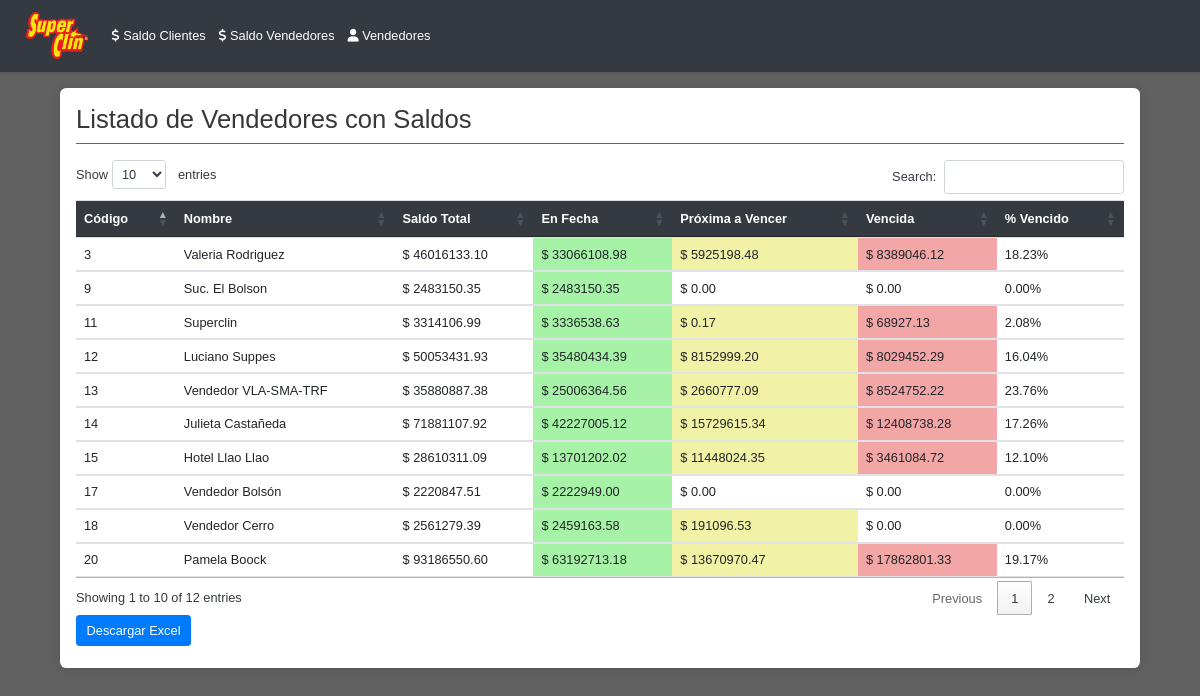
The app's page /vendedores_con_saldos with its own data.
### tables this page shows
CREATE TABLE vendedores (
            SalesEmployeeCode INTEGER PRIMARY KEY,
            SalesEmployeeName TEXT,
            Telephone TEXT,
            Mobile TEXT,
            Email TEXT
        );

### controllers.py (the view)
@routes_blueprint.route('/vendedores_con_saldos')
def vendedores_con_saldos_list():
    vendedores_con_saldos = get_data()[2]
    return render_template('vendedores_con_saldos.html', vendedores=vendedores_con_saldos)

### models.py (called while the page is built)
def obtener_conexion(db_path):
   conn = sqlite3.connect(db_path)
   conn.row_factory = sqlite3.Row
   return conn

### services.py (called while the page is built)
def get_data():
  db_path = Config.DATABASE_PATH
  return obtener_datos(db_path)

### utils.py (called while the page is built)
def format_number(value):
    if value is None:
       return ""
    try:
       return locale.format_string('%.2f', value, grouping=True)
    except ValueError:
        return str(value)

### templates/vendedores_con_saldos.html (shortened to what this page needs)
{% extends 'base.html' %}
{% block content %}
    <h2>Listado de Vendedores con Saldos</h2>
    <table id="vendedores-table" class="table">
        <thead>
            <tr>
                <th>Código</th>
                <th>Nombre</th>
                <th data-type="num-fmt">Saldo Total</th>
                <th data-type="num-fmt">En Fecha</th>
                <th data-type="num-fmt">Próxima a Vencer</th>
                <th data-type="num-fmt">Vencida</th>
                <th data-type="num-fmt">% Vencido</th>
            </tr>
        </thead>
        <tbody>
            {% for vendedor in vendedores %}
            <tr>
                <td>{{ vendedor.SalesEmployeeCode }}</td>
                <td>{{ vendedor.SalesEmployeeName }}</td>
                <td data-order="{{vendedor.total_saldo}}">$ {{ vendedor.total_saldo | format_number }}</td>
                <td data-order="{{ vendedor.saldos_por_categoria['En Fecha'] }}"
                     {% if vendedor.saldos_por_categoria['En Fecha'] > 0 %}
                       class="saldo-en-fecha"
                    {% endif %}>
                    $ {{ vendedor.saldos_por_categoria['En Fecha'] | format_number }}
                </td>
                 <td data-order="{{ vendedor.saldos_por_categoria['Proxima a Vencer'] }}"
                      {% if vendedor.saldos_por_categoria['Proxima a Vencer'] > 0 %}
                        class="saldo-proxima-vencer"
                    {% endif %}>
                     $ {{ vendedor.saldos_por_categoria['Proxima a Vencer'] | format_number }}
                </td>
                <td data-order="{{ vendedor.saldos_por_categoria['Vencida'] }}"
                    {% if vendedor.saldos_por_categoria['Vencida'] > 0 %}
                      class="saldo-vencida"
                    {% endif %}>
                     $ {{ vendedor.saldos_por_categoria['Vencida'] | format_number }}
                 </td>
                <td data-order="{{ vendedor.porcentaje_vencido }}">{{ vendedor.porcentaje_vencido | format_number }}%</td>
            </tr>
            {% endfor %}
        </tbody>
    </table>
    <button id="export-excel" class="btn btn-primary mb-2">Descargar Excel</button>
{% endblock %}
{% block scripts %}
<link rel="stylesheet" type="text/css" href="https://cdn.datatables.net/1.11.5/css/jquery.dataTables.css">
{% endblock %}

### static/style.css (style rules this page uses)
body { font-family: 'Arial', sans-serif; background-color: #606060; color: #343a40; padding-bottom: 20px; zoom: 80% }
h2 { color: #373737; border-bottom: 2px solid #007bff; padding-bottom: 10px; margin-bottom: 20px; }
.table { width: 100%; border-collapse: collapse; margin-bottom: 20px; }
.table thead th { background-color: #343a40; color: #ffffff; padding: 12px; text-align: left; border-bottom: 2px solid #495057; font-weight: bold; }
.table tbody td { padding: 10px; border-bottom: 1px solid #dee2e6; }
.saldo-en-fecha { background-color: #a6f2a6; }
.saldo-proxima-vencer { background-color: #f2f2a6; }
.saldo-vencida { background-color: #f2a6a6; }

### records on screen
vendedores: SalesEmployeeCode "3", SalesEmployeeName "Valeria Rodriguez", total_saldo "46016133.10", saldos_por_categoria "33066108.98", saldos_por_categoria "5925198.48", saldos_por_categoria.Vencida "8389046.12", porcentaje_vencido "18.23"
vendedores: SalesEmployeeCode "9", SalesEmployeeName "Suc. El Bolson", total_saldo "2483150.35", saldos_por_categoria "2483150.35", saldos_por_categoria "0.00", saldos_por_categoria.Vencida "0.00", porcentaje_vencido "0.00"
vendedores: SalesEmployeeCode "11", SalesEmployeeName "Superclin", total_saldo "3314106.99", saldos_por_categoria "3336538.63", saldos_por_categoria "0.17", saldos_por_categoria.Vencida "68927.13", porcentaje_vencido "2.08"
vendedores: SalesEmployeeCode "12", SalesEmployeeName "Luciano Suppes", total_saldo "50053431.93", saldos_por_categoria "35480434.39", saldos_por_categoria "8152999.20", saldos_por_categoria.Vencida "8029452.29", porcentaje_vencido "16.04"
vendedores: SalesEmployeeCode "13", SalesEmployeeName "Vendedor VLA-SMA-TRF", total_saldo "35880887.38", saldos_por_categoria "25006364.56", saldos_por_categoria "2660777.09", saldos_por_categoria.Vencida "8524752.22", porcentaje_vencido "23.76"
vendedores: SalesEmployeeCode "14", SalesEmployeeName "Julieta Castañeda", total_saldo "71881107.92", saldos_por_categoria "42227005.12", saldos_por_categoria "15729615.34", saldos_por_categoria.Vencida "12408738.28", porcentaje_vencido "17.26"
vendedores: SalesEmployeeCode "15", SalesEmployeeName "Hotel Llao Llao", total_saldo "28610311.09", saldos_por_categoria "13701202.02", saldos_por_categoria "11448024.35", saldos_por_categoria.Vencida "3461084.72", porcentaje_vencido "12.10"
vendedores: SalesEmployeeCode "17", SalesEmployeeName "Vendedor Bolsón", total_saldo "2220847.51", saldos_por_categoria "2222949.00", saldos_por_categoria "0.00", saldos_por_categoria.Vencida "0.00", porcentaje_vencido "0.00"
vendedores: SalesEmployeeCode "18", SalesEmployeeName "Vendedor Cerro", total_saldo "2561279.39", saldos_por_categoria "2459163.58", saldos_por_categoria "191096.53", saldos_por_categoria.Vencida "0.00", porcentaje_vencido "0.00"
vendedores: SalesEmployeeCode "20", SalesEmployeeName "Pamela Boock", total_saldo "93186550.60", saldos_por_categoria "63192713.18", saldos_por_categoria "13670970.47", saldos_por_categoria.Vencida "17862801.33", porcentaje_vencido "19.17"
